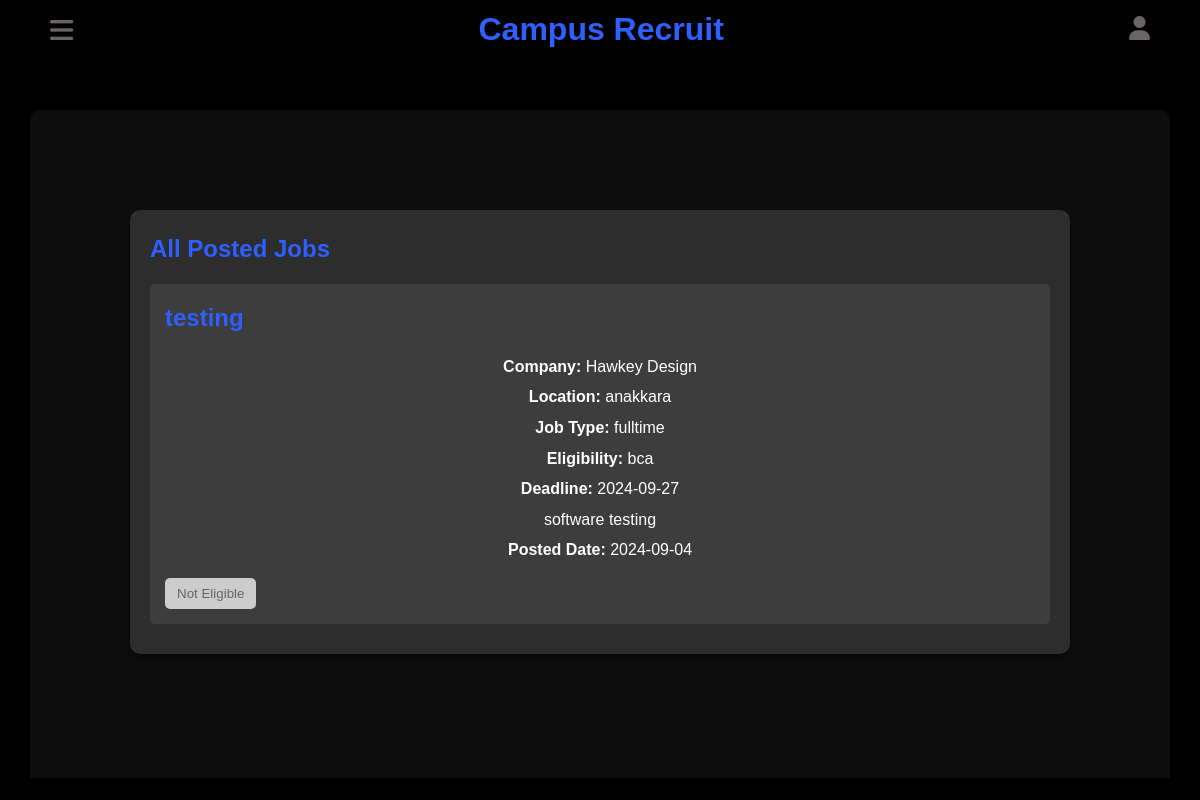
Before: /Student/index.php (signed in) with the older database file.
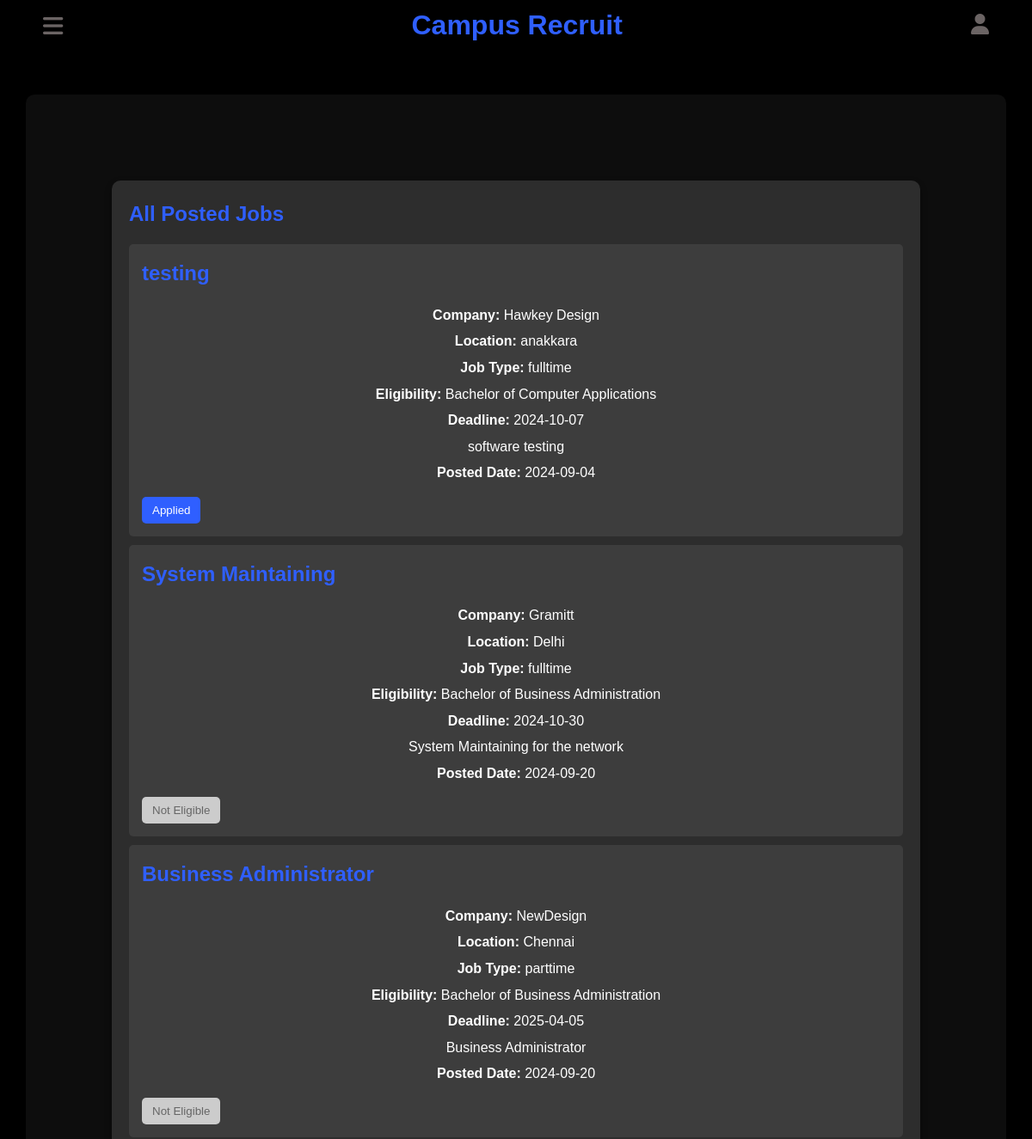
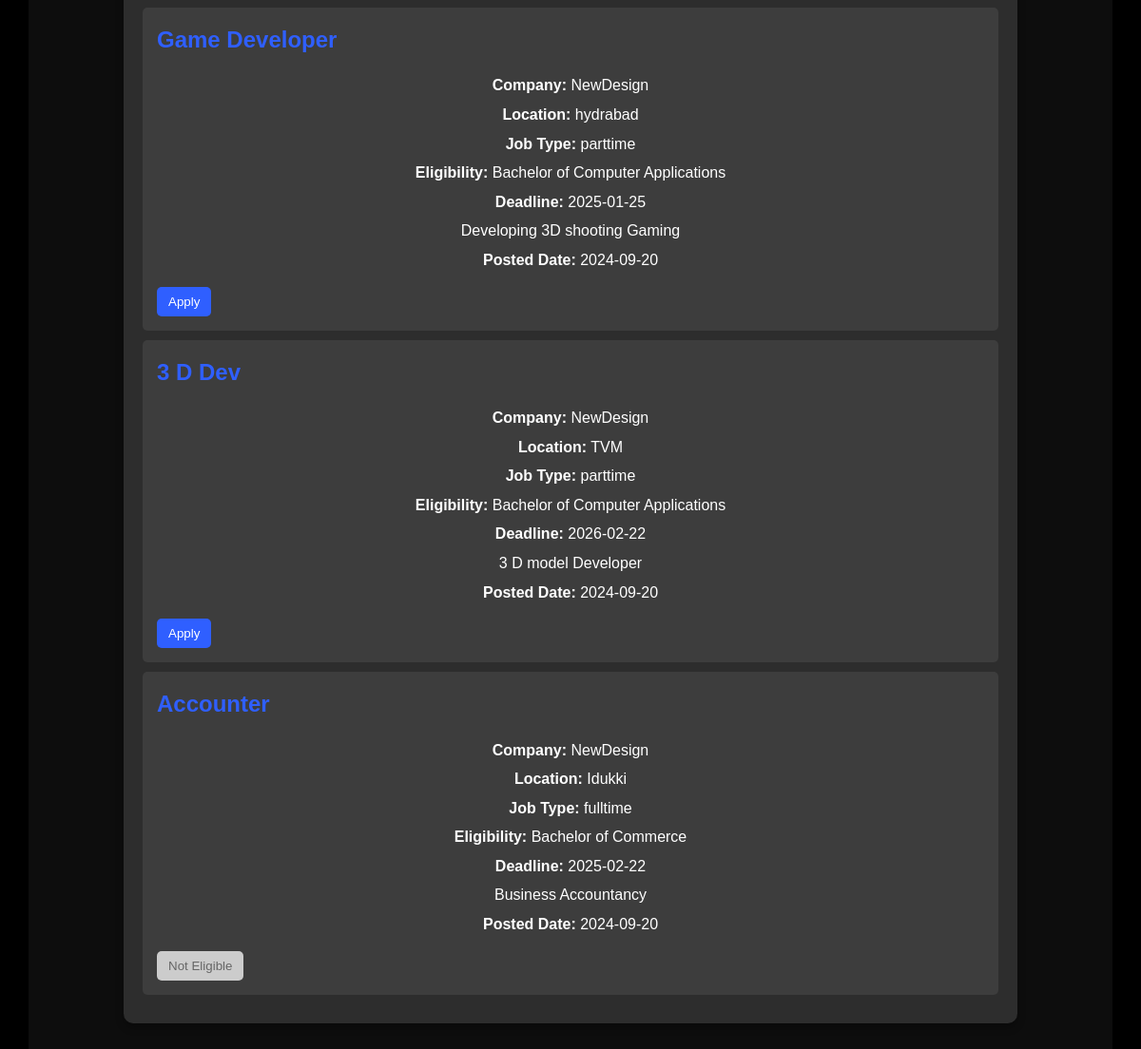
After: the same page with the newer database file (2 pictures, top to bottom).
### tables this page shows
CREATE TABLE `job_posting` (
  `job_id` int(11) NOT NULL,
  `company_id` int(11) NOT NULL,
  `jobtitle` varchar(255) NOT NULL,
  `job_description` varchar(255) NOT NULL,
  `job_location` varchar(255) NOT NULL,
  `posted_date` date NOT NULL DEFAULT current_timestamp(),
  `deadline` date NOT NULL,
  `course` varchar(255) NOT NULL,
  `jobtype` enum('fulltime','parttime') DEFAULT NULL
);

CREATE TABLE `company_details` (
  `Company_id` int(11) NOT NULL,
  `Company_name` varchar(255) NOT NULL,
  `Contact_person` varchar(255) NOT NULL,
  `account_email` varchar(255) NOT NULL,
  `PhoneNum` varchar(255) NOT NULL,
  `date_of_joined` timestamp NOT NULL DEFAULT current_timestamp(),
  `approval` enum('approved','pending','rejected') DEFAULT 'pending'
);

### Student/index.php (the view, shortened to what this page needs)
<?php
include "connection.php";
$student_id = $_SESSION['student_id'];
$stmt = $conn->prepare("SELECT course FROM student_details WHERE student_id = ?");
$stmt->bind_param("i", $student_id);
$stmt->execute();
$stmt->bind_result($student_course);
$stmt = $conn->prepare("
    SELECT
        jp.job_id,
        jp.jobtitle,
        jp.job_description,
        jp.deadline,
        jp.course,
        jp.job_location,
        jp.jobtype,
        jp.posted_date,  -- Fetch the posted date
        c.company_name
    FROM job_posting jp
    JOIN company_details c ON jp.company_id = c.company_id
    WHERE jp.deadline >= CURDATE()
");
$stmt->execute();
$jobs_result = $stmt->get_result();
$stmt = $conn->prepare("SELECT job_id FROM application WHERE student_id = ?");
$stmt->bind_param("i", $student_id);
$stmt->execute();
$applied_jobs_result = $stmt->get_result();
$applied_jobs = [];
while ($row = $applied_jobs_result->fetch_assoc()) {
    $applied_jobs[] = $row['job_id'];
}
?>
<!DOCTYPE html>
<html lang="en">
<head>
    <link rel="stylesheet" href="https://cdnjs.cloudflare.com/ajax/libs/font-awesome/6.6.0/css/all.min.css" />
    <!DOCTYPE html>
<html lang="en">
<head>
    <link rel="stylesheet" href="https://cdnjs.cloudflare.com/ajax/libs/font-awesome/6.6.0/css/all.min.css" />
</head>
<body>
    <div class="main-container">
        <div class="header">
            <button class="menu-btn" onclick="toggleSidebar()">
                <i class="fa-solid fa-bars" id="menu"></i>
            </button>
            <a href="#" class="logo">Campus Recruit</a>
            <div class="profile-container">
                <i class="fa-solid fa-user" id="profile" onclick="toggleProfileMenu()"></i>
            </div>
    </div>
    <div class="container">
        <div class="job-list">
            <h2>All Posted Jobs</h2>
            <?php while ($job = $jobs_result->fetch_assoc()):
                $posted_date = new DateTime($job['posted_date']);
                $today = new DateTime();
                $is_eligible = (strcasecmp(trim($job['course']), trim($student_course)) == 0);
                ?>
            <div class="job">
                <h2><?php echo htmlspecialchars($job['jobtitle']); ?></h2>
                <p><strong>Company:</strong> <?php echo htmlspecialchars($job['company_name']); ?></p>
                <p><strong>Location:</strong> <?php echo htmlspecialchars($job['job_location']); ?></p>
                <p><strong>Job Type:</strong> <?php echo htmlspecialchars($job['jobtype']); ?></p>
                <p><strong>Eligibility:</strong> <?php echo htmlspecialchars($job['course']); ?></p>
                <p><strong>Deadline:</strong> <?php echo htmlspecialchars($job['deadline']); ?></p>
                <p><?php echo htmlspecialchars($job['job_description']); ?></p>
                <p><strong>Posted Date:</strong>
                    <?php
                    if ($posted_date->format('Y-m-d') == $today->format('Y-m-d')) {
                        echo "<span class='today-text'>Today</span>";
                    } else {
                        echo htmlspecialchars($posted_date->format('Y-m-d'));
                    }
                    ?>
                </p>
                <div class="job-actions">
                    <?php if (!$is_eligible): ?>
                        <button class="disabled" disabled>Not Eligible</button>
                    <?php elseif (in_array($job['job_id'], $applied_jobs)): ?>
                        <button disabled>Applied</button>
                    <?php else: ?>
                        <form method="POST">
                            <button type="submit">Apply</button>
                        </form>
                    <?php endif; ?>
                </div>
            </div>
        <?php endwhile; ?>
        </div>
    </div>
</body>
</html>

Changed rows visible on the page:
changed job_posting "testing": course "bca" → "Bachelor of Computer Applications"; deadline "2024-09-27" → "2024-10-07"; course "Not Eligible" → "Applied"
added job_posting: jobtitle "System Maintaining", company.Company_name "Gramitt", job_location "Delhi", jobtype "fulltime", course "Bachelor of Business Administration", deadline "2024-10-30", job_description "System Maintaining for the network", posted_date "2024-09-20", shows "Not Eligible"
added job_posting: jobtitle "Business Administrator", company.Company_name "NewDesign", job_location "Chennai", jobtype "parttime", course "Bachelor of Business Administration", deadline "2025-04-05", job_description "Business Administrator", posted_date "2024-09-20", shows "Not Eligible"
added job_posting: jobtitle "Game Developer", company.Company_name "NewDesign", job_location "hydrabad", jobtype "parttime", course "Bachelor of Computer Applications", deadline "2025-01-25", job_description "Developing 3D shooting Gaming", posted_date "2024-09-20"
added job_posting: jobtitle "3 D Dev", company.Company_name "NewDesign", job_location "TVM", jobtype "parttime", course "Bachelor of Computer Applications", deadline "2026-02-22", job_description "3 D model Developer", posted_date "2024-09-20"
added job_posting: jobtitle "Accounter", company.Company_name "NewDesign", job_location "Idukki", jobtype "fulltime", course "Bachelor of Commerce", deadline "2025-02-22", job_description "Business Accountancy", posted_date "2024-09-20", shows "Not Eligible"
